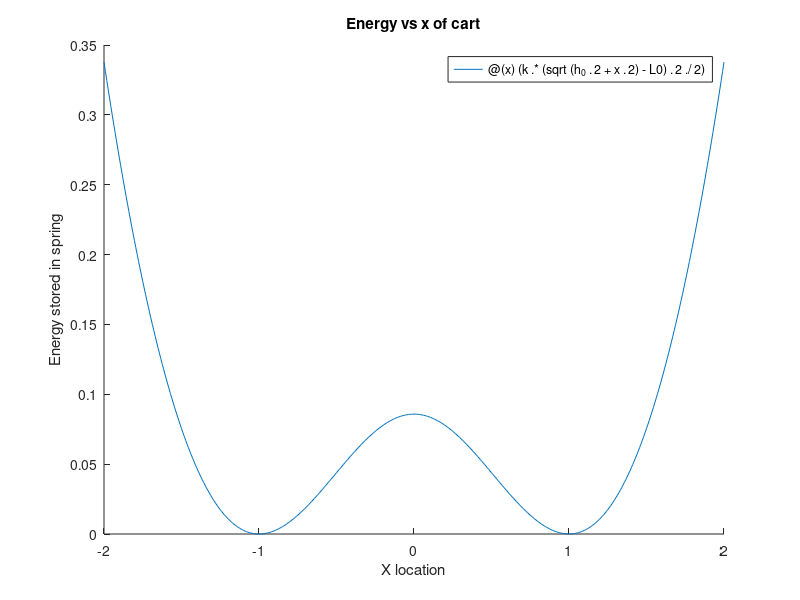
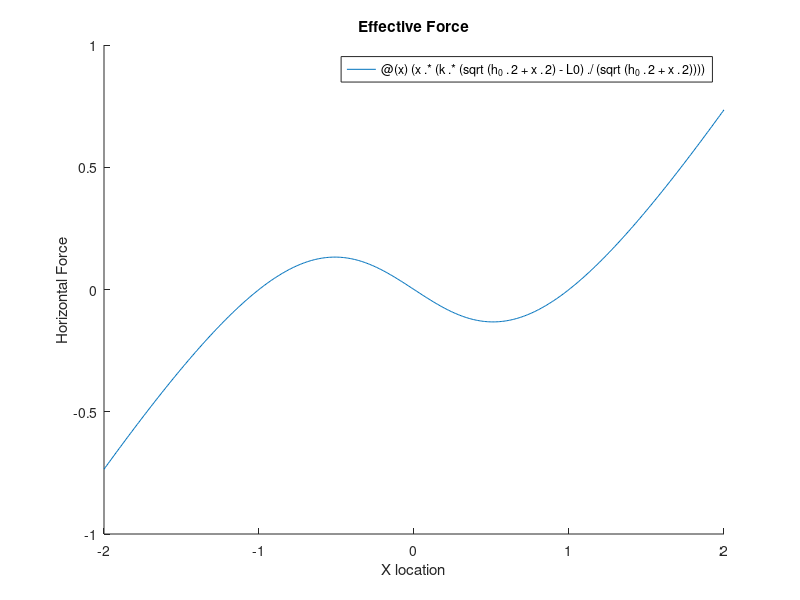

These charts were generated, in order, by the following MATLAB code:
clear all;
close all;
clc;

k = 1;
h_0 = 1;
L0 = sqrt(2);

energy = @(x) (k.*(sqrt(h_0.^2 + x.^2) - L0).^2 ./2);

figure('Name', 'Energy vs x of cart')
hold on
fplot(energy, [-2 2])
xlabel('X location')
ylabel('Energy stored in spring')
title ('Energy vs x of cart')
hold off

horizForce = @(x) (x.*(k.*(sqrt(h_0.^2 + x.^2) - L0)./(sqrt(h_0.^2 + x.^2))));

figure('Name', 'Effective Force')
hold on
fplot(horizForce, [-2 2])
xlabel('X location')
ylabel('Horizontal Force')
title ('Effective Force')
hold off